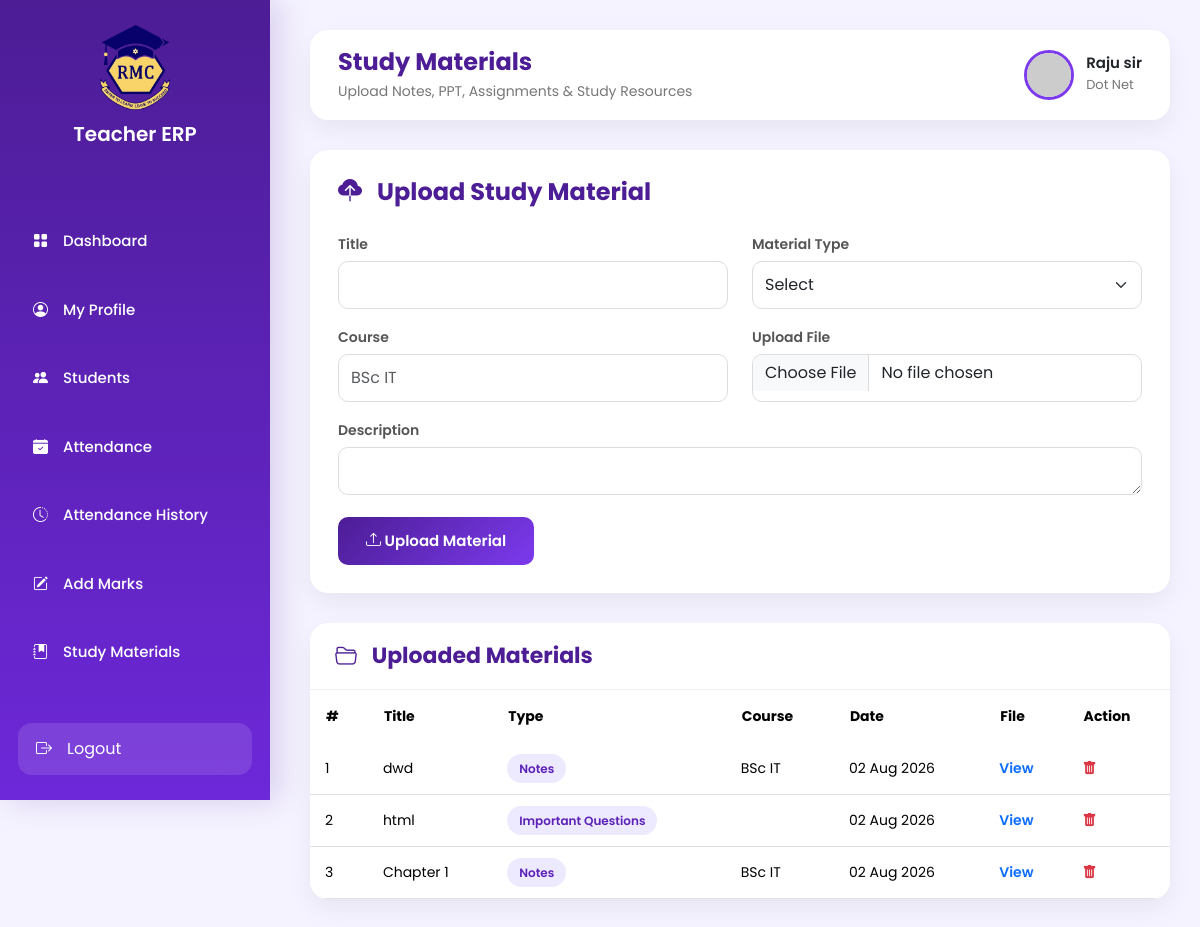
/teacher/study-materials/ (signed in), run on an earlier commit of the app's database.
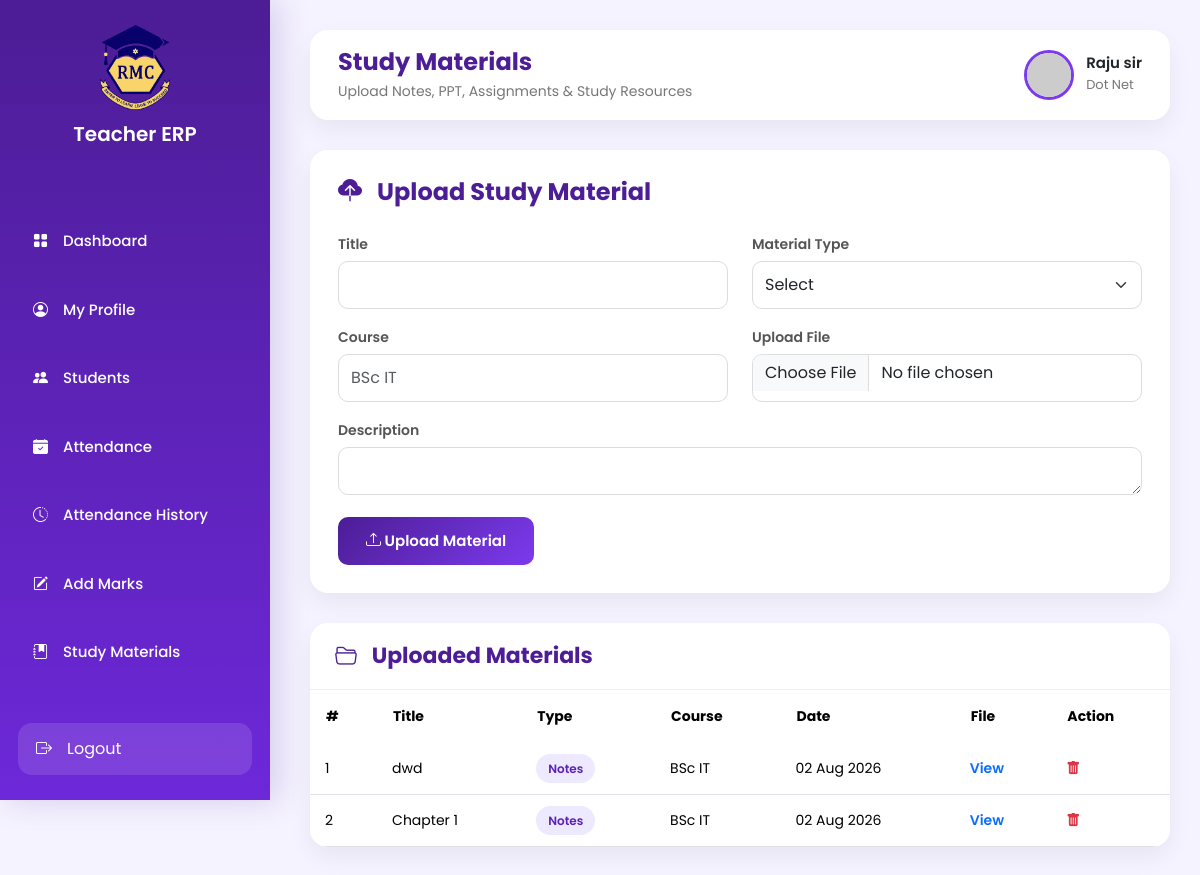
And on a later commit of the database.
### core/models.py (models this page shows, shortened)
class StudyMaterial(models.Model):
    MATERIAL_TYPES = [
        ('Notes', 'Notes'),
        ('Assignment', 'Assignment'),
        ('Important Questions', 'Important Questions'),
        ('Practical', 'Practical'),
        ('PPT', 'PPT'),
        ('Syllabus', 'Syllabus'),
        ('Other', 'Other'),
    ]
    teacher = models.ForeignKey(
        Teacher,
        on_delete=models.CASCADE
    )
    title = models.CharField(max_length=200)
    subject = models.CharField(max_length=100)
    material_type = models.CharField(
        max_length=30,
        choices=MATERIAL_TYPES
    )
    course = models.CharField(max_length=100)
    subject = models.CharField(max_length=100)
    description = models.TextField(
        blank=True
    )
    file = models.FileField(
        upload_to='study_materials/'
    )
    upload_date = models.DateTimeField(
        auto_now_add=True
    )

### core/views.py (the view, shortened to what this page needs)
# urls.py: path("teacher/study-materials/",views.teacher_study_materials,name="teacher_study_materials"),
def teacher_study_materials(request):
    teacher_id = request.session.get("teacher_id")
    if not teacher_id:
        return redirect("/")
    teacher = Teacher.objects.get(id=teacher_id)
    materials = StudyMaterial.objects.filter(
        teacher=teacher
    ).order_by("-upload_date")
    return render(
        request,
        "teacher/study_materials.html",
        {
            "teacher": teacher,
            "materials": materials
        }
    )

### templates/teacher/study_materials.html (shortened to what the changed rows need)
{% load static %}
<!DOCTYPE html>
<html lang="en">
<head>
    <link href="https://cdn.jsdelivr.net/npm/bootstrap@5.3.3/dist/css/bootstrap.min.css" rel="stylesheet">
    <link href="https://cdn.jsdelivr.net/npm/bootstrap-icons@1.11.3/font/bootstrap-icons.css" rel="stylesheet">
    <link rel="stylesheet" href="{% static 'css/teacher.css' %}">
    <link rel="stylesheet" href="{% static 'css/teacher_study_materials.css' %}">
</head>
<body>
<div class="dashboard">
    <main class="main-content">
        <div class="table-card">
            <table class="table">
                <thead>
                <tr>
                    <th>#</th>
                    <th>Title</th>
                    <th>Type</th>
                    <th>Course</th>
                    <th>Date</th>
                    <th>File</th>
                    <th>Action</th>
                </tr>
                </thead>
                <tbody>
                {% for material in materials %}
                <tr>
                    <td>{{ forloop.counter }}</td>
                    <td>{{ material.title }}</td>
                    <td>
                        <span class="type-badge">
                            {{ material.material_type }}
                        </span>
                    </td>
                    <td>{{ material.course }}</td>
                    <td>{{ material.upload_date|date:"d M Y" }}</td>
                    <td>
                        <a href="{{ material.file.url }}" target="_blank">
                            View
                        </a>
                    </td>
                    <td>
                        <a href="{% url 'delete_study_material' material.id %}"
                        onclick="return confirm('Delete this study material?')">
                        <i class="bi bi-trash-fill text-danger"></i>
                        </a>
                    </td>
                </tr>
                {% empty %}
                <tr>
                    <td colspan="7" class="text-center">
                        No Study Materials Uploaded
                    </td>
                </tr>
                {% endfor %}
                </tbody>
            </table>
        </div>
    </main>
</div>
</body>
</html>

What changed in the data, as far as the page shows it:
removed StudyMaterial: title "html", material_type "Important Questions", upload_date "02 Aug 2026"
